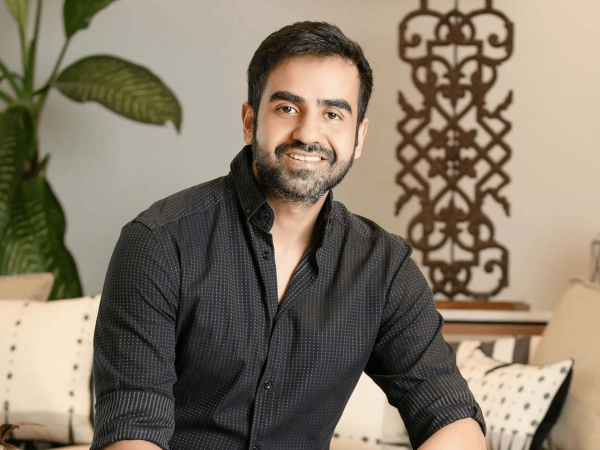
#> input picture model/test_images/test.webp, 1200 x 900 px (shown at 1/2 size)
$ jupyter execute --allow-errors model.ipynb   (shell and % lines are left out)
#> lines starting #> are read from the running program, lines starting #| are printed output that depends on the picture; after the words box and inside, x2 and y2 are one past the last pixel; in counts of white or black regions, pixels touching at a corner belong together
# Celeb Image Classification
This project uses OpenCV's Haar Cascade classifiers to detect faces and eyes in images. It also processes a dataset of celebrity images, crops the face if two eyes are detected, and saves the cropped images for further classification.

## Import Necessary Libraries
We begin by importing essential libraries for image processing, data handling, and visualization.

[cell 1]
import numpy as np
import matplotlib.pyplot as plt
import cv2
import os
import shutil

## Load and Display Test Image
We load a sample image (`test.webp`) from the test image folder to visualize and confirm the image's shape and content.

[cell 2]
img = cv2.imread('test_images/test.webp')
#> img is the input picture: shape (900, 1200, 3); mean B, G, R 103.8, 120.6, 132.4
print("Image shape:" + str(img.shape))
#| Image shape:(900, 1200, 3)
plt.imshow(cv2.cvtColor(img, cv2.COLOR_BGR2RGB))  # Convert to RGB for correct display in matplotlib

## Convert Image to Grayscale
We convert the test image to grayscale, as face and eye detection using Haar Cascades works on single-channel grayscale images.

[cell 3]
gray = cv2.cvtColor(img, cv2.COLOR_BGR2GRAY)
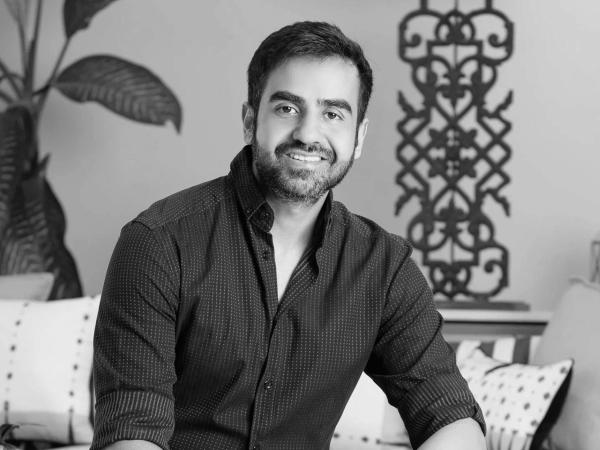
#> gray: shape (900, 1200) (shown at 1/2 size); min 0, max 240, mean 122.2
plt.imshow(gray, cmap='gray')

## Detect Faces in the Image
Using Haar Cascades for face detection, we detect the coordinates of any faces in the grayscale image. The function `detectMultiScale` returns a list of rectangles around detected faces.

[cell 4]
face_cascade = cv2.CascadeClassifier("opencv/haarcascades/haarcascade_frontalface_default.xml")
eye_cascade = cv2.CascadeClassifier("opencv/haarcascades/haarcascade_eye.xml")

faces = face_cascade.detectMultiScale(gray,1.3,5)
#> faces = [[479, 109, 273, 273]]
print(f"Faces: {faces}")
#| Faces: [[479 109 273 273]]

## Draw a Rectangle Around the Detected Face
We extract the coordinates of the first detected face and draw a rectangle around it on the original image.

[cell 5]
(x, y, w, h) = faces[0]  # Select the first detected face
#> x = 479; y = 109; w = 273; h = 273
face_img = cv2.rectangle(img, (x, y), (x + w, y + h), (255, 0, 0), 2)  # Blue rectangle
plt.imshow(cv2.cvtColor(face_img, cv2.COLOR_BGR2RGB))
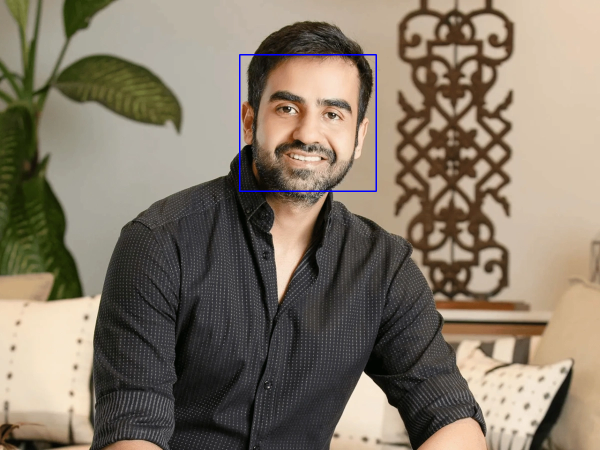
#> shown: shape (900, 1200, 3) (shown at 1/2 size); mean R, G, B 132, 120.3, 104.3

## Detect and Highlight Eyes Within the Detected Face
For each detected face, we use the eye Haar Cascade to detect eyes. We draw rectangles around both the face and eyes.

[cell 6]
cv2.destroyAllWindows()

for (x, y, w, h) in faces:
    face_img = cv2.rectangle(img, (x, y), (x + w, y + h), (255, 0, 0), 2)
    roi_gray = gray[y:y+h, x:x+w]
    roi_color = face_img[y:y+h, x:x+w]

    eyes = eye_cascade.detectMultiScale(roi_gray)
    for (ex, ey, ew, eh) in eyes:
        cv2.rectangle(roi_color, (ex, ey), (ex + ew, ey + eh), (0, 255, 0), 2)  # Green rectangle for eyes
#> this loop made 1 pass
#> (x, y, w, h, eyes) on pass 1: (479, 109, 273, 273, [[157, 95, 52, 52], [59, 76, 64, 64]])
#> pass 1, `roi_gray = gray[y:y+h, x:x+w]`:
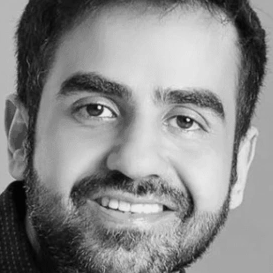
#> roi_gray: shape (273, 273); min 0, max 240, mean 137.9
#> pass 1, `roi_color = face_img[y:y+h, x:x+w]`:
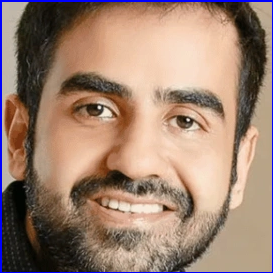
#> roi_color: shape (273, 273, 3); mean B, G, R 113, 129.6, 157.4
#> after the loop:
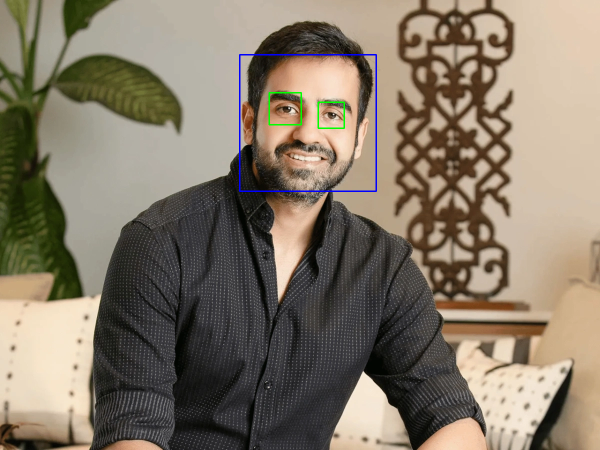
#> img: shape (900, 1200, 3) (shown at 1/2 size); mean B, G, R 104.1, 120.4, 131.8
#> after the loop:
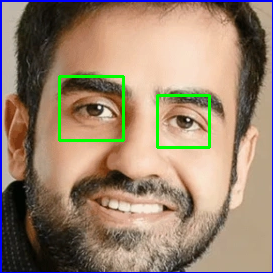
#> roi_color: shape (273, 273, 3); 1.86% of pixels changed, all inside (x1, y1, x2, y2) = (58, 75, 211, 149)

plt.figure()
plt.imshow(cv2.cvtColor(face_img, cv2.COLOR_BGR2RGB))
plt.show()

## Display Region of Interest (Face with Eyes)
Finally, we display the region of interest (cropped face area with eyes) to confirm successful detection and cropping.

[cell 7]
plt.imshow(cv2.cvtColor(roi_color, cv2.COLOR_BGR2RGB))

[cell 8]
cropped_img = np.array(roi_color)
cropped_img.shape
#> Out = (273, 273, 3)

[cell 9]
import pywt

def w2d(img, mode='haar', level=1):
#> called with mode = 'db1', level = 5
    imArray = img
    #Datatype conversions
    #convert to grayscale
    imArray = cv2.cvtColor( imArray,cv2.COLOR_RGB2GRAY )
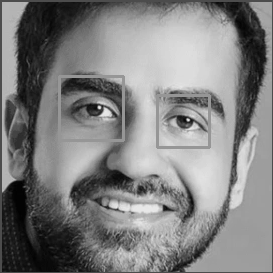
#> imArray: shape (273, 273); min 0, max 237, mean 128
    #convert to float
    imArray =  np.float32(imArray)
    imArray /= 255;
    # compute coefficients
    coeffs=pywt.wavedec2(imArray, mode, level=level)
#> coeffs = 6 items

    #Process Coefficients
    coeffs_H=list(coeffs)
#> coeffs_H = 6 items
    coeffs_H[0] *= 0;

    # reconstruction
    imArray_H=pywt.waverec2(coeffs_H, mode);
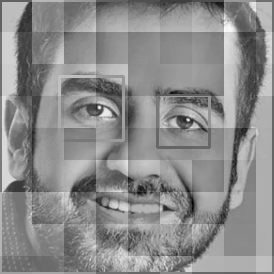
#> imArray_H: shape (274, 274) float32; min -0.607, max 0.513, mean 0.00841; drawn with min black and max white
    imArray_H *= 255;
    imArray_H =  np.uint8(imArray_H)
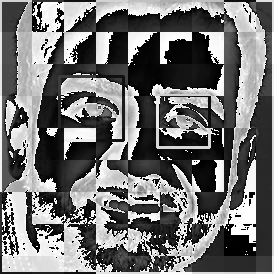
#> imArray_H: shape (274, 274); min 0, max 255, mean 113.6

    return imArray_H

[cell 10]
im_har = w2d(cropped_img,'db1',5)
plt.imshow(im_har, cmap='gray')

## Function to Crop Image if 2 Eyes are Detected
This function detects faces and eyes in a given image. If two or more eyes are found, it crops and returns the face region.

[cell 11]
def get_cropped_image_if_2_eyes(image_path):
#> called with image_path = 'test_images/test.webp'
    img = cv2.imread(image_path)
    gray = cv2.cvtColor(img, cv2.COLOR_BGR2GRAY)
    faces = face_cascade.detectMultiScale(gray, 1.3, 5)
#> faces = [[479, 109, 273, 273]]

    for (x, y, w, h) in faces:
        roi_gray = gray[y:y+h, x:x+w]
        roi_color = img[y:y+h, x:x+w]
        eyes = eye_cascade.detectMultiScale(roi_gray)

        # If two or more eyes are detected, return cropped face
        if len(eyes) >= 2:
            return roi_color
#> this loop made 1 pass
#> pass 1, in get_cropped_image_if_2_eyes, `roi_color = img[y:y+h, x:x+w]`:
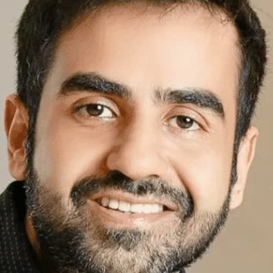
#> roi_color: shape (273, 273, 3); mean B, G, R 109.6, 132.1, 160.2
    return None

## Test Cropping Function on Test Image
We test our `get_cropped_image_if_2_eyes` function on a sample test image.

[cell 12]
original_image = get_cropped_image_if_2_eyes('test_images/test.webp')
plt.imshow(cv2.cvtColor(original_image, cv2.COLOR_BGR2RGB))

## Define Dataset Paths
We define the paths for the original dataset (`images_dataset`) and the folder where the cropped images will be saved (`images_dataset/cropped`).

[cell 13]
path_to_data = "./images_dataset/"
path_to_cr_data = "./images_dataset/cropped/"

## Create List of Image Directories
We gather all the directories inside the dataset folder, which represent different celebrity folders.

[cell 14]
img_dirs = [entry.path for entry in os.scandir(path_to_data) if entry.is_dir()]
print("Image directories:", img_dirs)

## Clean and Recreate Cropped Image Directory
Before processing new images, we remove any old cropped data and recreate the cropped folder.

[cell 15]
if os.path.exists(path_to_cr_data):
    shutil.rmtree(path_to_cr_data)
os.mkdir(path_to_cr_data)

## Process Each Celebrity Folder

In this step, we process the folders containing images of different celebrities. The key tasks include:
- Scanning directories
- Cropping images if a face with two eyes is detected
- Saving the cropped images in a separate folder

The following functions are created to organize this process:
- `create_directory_if_not_exists`: Create a directory if it doesn't exist.
- `process_images_for_celebrity`: Process each image for a celebrity and save cropped images.
- `process_all_celebrities`: Process all celebrity folders in the dataset.

### Function: Create Directory If Not Exists

[cell 16]
def create_directory_if_not_exists(path):
    """Check if a directory exists, create it if not."""
    if not os.path.exists(path):
        os.makedirs(path)

### Function: Process Images for a Celebrity

[cell 17]
def process_images_for_celebrity(img_dir, cropped_image_dirs, celebrity_file_names_dict):
    """Process images for a single celebrity by cropping faces with two eyes."""
    count = 1
    celebrity_name = os.path.basename(img_dir)
    print(f"Processing images for: {celebrity_name}")

    # Initialize list for storing file names of cropped images for this celebrity
    celebrity_file_names_dict[celebrity_name] = []

    # Iterate over all images in the celebrity's folder
    for entry in os.scandir(img_dir):
        if entry.is_file():
            cropped_img = get_cropped_image_if_2_eyes(entry.path)

            if cropped_img is not None:
                # Define the path for saving the cropped images
                cropped_folder = os.path.join(path_to_cr_data, celebrity_name)
                create_directory_if_not_exists(cropped_folder)  # Ensure folder exists

                # Save the cropped image
                cropped_file_name = f"{celebrity_name}_{count}.png"
                cropped_file_path = os.path.join(cropped_folder, cropped_file_name)
                cv2.imwrite(cropped_file_path, cropped_img)

                # Update directories and file lists
                celebrity_file_names_dict[celebrity_name].append(cropped_file_path)
                cropped_image_dirs.append(cropped_folder)

                print(f"Saved cropped image: {cropped_file_path}")
                count += 1

### Function: Process All Celebrities

[cell 18]
def process_all_celebrities(path_to_data, path_to_cr_data):
    """Process all celebrity folders and crop faces with two eyes."""
    img_dirs = [entry.path for entry in os.scandir(path_to_data) if entry.is_dir()]
    cropped_image_dirs = []
    celebrity_file_names_dict = {}

    # Process each directory containing celebrity images
    for img_dir in img_dirs:
        process_images_for_celebrity(img_dir, cropped_image_dirs, celebrity_file_names_dict)

    return cropped_image_dirs, celebrity_file_names_dict

### Clean Cropped Directory Before Processing
We clean the folder containing cropped images before processing new images.

[cell 19]
def clean_cropped_directory(path_to_cr_data):
    """Clean and recreate the cropped image directory."""
    if os.path.exists(path_to_cr_data):
        shutil.rmtree(path_to_cr_data)
    os.mkdir(path_to_cr_data)

## Execute the Cropping Process
We now call the functions to process all celebrity images and save the cropped faces.

[cell 20]
# Clean the cropped directory before processing
clean_cropped_directory(path_to_cr_data)

# Process all celebrity images and save cropped versions
cropped_image_dirs, celebrity_file_names_dict = process_all_celebrities(path_to_data, path_to_cr_data)

# Display the results
print(f"Cropped image directories: {cropped_image_dirs}")
print(f"Celebrity file names dictionary: {celebrity_file_names_dict}")

## Generate a Dictionary of Cropped Image File Names
Iterate through each celebrity's cropped image directory and collect the paths of the cropped images. Save these paths in a dictionary where the keys are celebrity names and the values are lists of image file paths.

[cell 21]
celebrity_file_names_dict = {}
for img_dir in cropped_image_dirs:
    celebrity_name = img_dir.split('/')[-1]  # Extract celebrity name from directory path
    file_list = []
    for entry in os.scandir(img_dir):  # Scan the directory for image files
        file_list.append(entry.path)
    celebrity_file_names_dict[celebrity_name] = file_list  # Save file paths in the dictionary

# Display the dictionary
celebrity_file_names_dict

## Create a Class Dictionary
Create a dictionary that maps each celebrity's name to a unique numerical label. This will be used as the target variable (labels) for the classification model.

[cell 22]
class_dict = {}
count = 0
for celebrity_name in celebrity_file_names_dict.keys():
    class_dict[celebrity_name] = count  # Assign a unique integer label to each celebrity
    count += 1

# Display the class dictionary
class_dict

$ run again, with model/test_images/serena.webp copied over model/test_images/test.webp
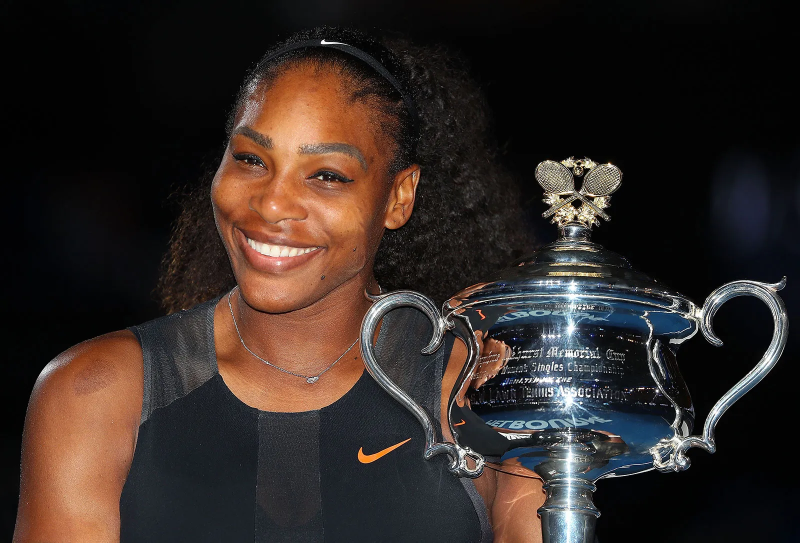
#> input picture model/test_images/serena.webp, 1600 x 1085 px (shown at 1/2 size)
#> img is the input picture: shape (1085, 1600, 3); mean B, G, R 37.6, 41.9, 52.1
#| Image shape:(1085, 1600, 3)
#> `faces = face_cascade.detectMultiScale(gray,1.3,5)`: faces = [[365, 184, 415, 415]]
#| Faces: [[365 184 415 415]]
#> `(x, y, w, h) = faces[0]`: x = 365; y = 184; w = 415
#> the loop `for (x, y, w, h) in faces:` made 1 pass
#> (x, y, w, h, eyes) on pass 1: (365, 184, 415, 415, [[244, 128, 89, 89], [95, 101, 92, 92]])
#> coeffs = 6 items
#> in get_cropped_image_if_2_eyes, `faces = face_cascade.detectMultiScale(gray, 1.3, 5)`: faces = [[365, 184, 415, 415]]
#> the loop in get_cropped_image_if_2_eyes, `for (x, y, w, h) in faces:` made 1 pass
#> `[cell 12] original_image = get_cropped_image_if_2_eyes('test_images/te..`:
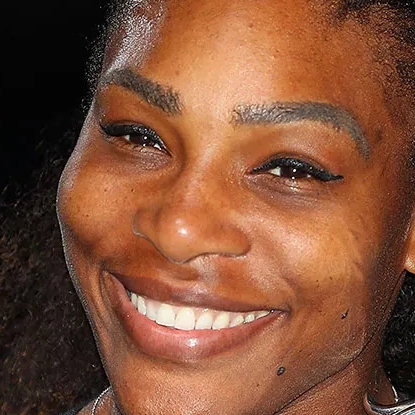
#> shown: shape (415, 415, 3); mean R, G, B 129.3, 80.7, 56.1
